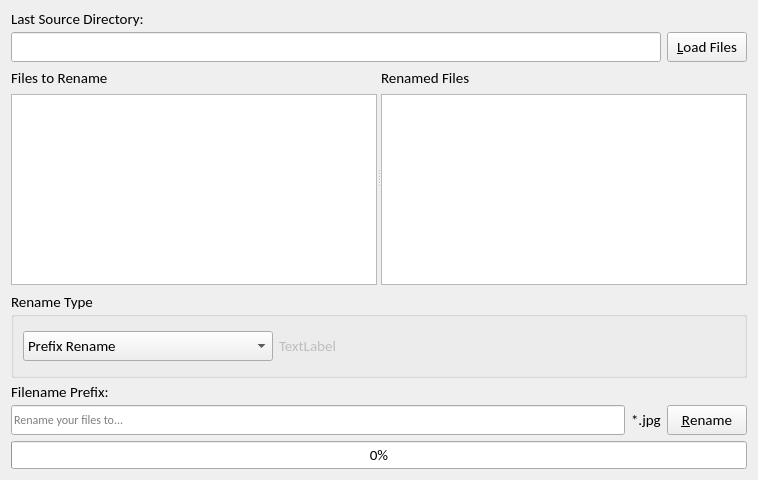
<?xml version="1.0" encoding="UTF-8"?>
<ui version="4.0">
 <class>Window</class>
 <widget class="QWidget" name="Window">
  <property name="geometry">
   <rect>
    <x>0</x>
    <y>0</y>
    <width>758</width>
    <height>480</height>
   </rect>
  </property>
  <property name="windowTitle">
   <string>RP Renamer</string>
  </property>
  <layout class="QGridLayout" name="gridLayout">
   <item row="1" column="0" colspan="2">
    <widget class="QLineEdit" name="dirEdit">
     <property name="minimumSize">
      <size>
       <width>0</width>
       <height>30</height>
      </size>
     </property>
     <property name="maximumSize">
      <size>
       <width>16777215</width>
       <height>30</height>
      </size>
     </property>
     <property name="readOnly">
      <bool>true</bool>
     </property>
    </widget>
   </item>
   <item row="1" column="2">
    <widget class="QPushButton" name="loadFilesButton">
     <property name="minimumSize">
      <size>
       <width>0</width>
       <height>30</height>
      </size>
     </property>
     <property name="maximumSize">
      <size>
       <width>16777215</width>
       <height>30</height>
      </size>
     </property>
     <property name="font">
      <font>
       <family>Calibri</family>
       <pointsize>11</pointsize>
      </font>
     </property>
     <property name="text">
      <string>&amp;Load Files</string>
     </property>
    </widget>
   </item>
   <item row="2" column="0" colspan="3">
    <widget class="QSplitter" name="splitter">
     <property name="orientation">
      <enum>Qt::Horizontal</enum>
     </property>
     <widget class="QWidget" name="layoutWidget">
      <layout class="QVBoxLayout" name="verticalLayout">
       <item>
        <widget class="QLabel" name="label_2">
         <property name="font">
          <font>
           <family>Calibri</family>
           <pointsize>11</pointsize>
          </font>
         </property>
         <property name="text">
          <string>Files to Rename</string>
         </property>
        </widget>
       </item>
       <item>
        <widget class="QListWidget" name="srcFileList"/>
       </item>
      </layout>
     </widget>
     <widget class="QWidget" name="layoutWidget">
      <layout class="QVBoxLayout" name="verticalLayout_2">
       <item>
        <widget class="QLabel" name="label_3">
         <property name="font">
          <font>
           <family>Calibri</family>
           <pointsize>11</pointsize>
          </font>
         </property>
         <property name="text">
          <string>Renamed Files</string>
         </property>
        </widget>
       </item>
       <item>
        <widget class="QListWidget" name="dstFileList"/>
       </item>
      </layout>
     </widget>
    </widget>
   </item>
   <item row="6" column="1">
    <widget class="QLabel" name="extensionLabel">
     <property name="minimumSize">
      <size>
       <width>0</width>
       <height>30</height>
      </size>
     </property>
     <property name="maximumSize">
      <size>
       <width>16777215</width>
       <height>30</height>
      </size>
     </property>
     <property name="font">
      <font>
       <family>Calibri</family>
       <pointsize>11</pointsize>
      </font>
     </property>
     <property name="text">
      <string>*.jpg</string>
     </property>
    </widget>
   </item>
   <item row="6" column="0">
    <widget class="QLineEdit" name="prefixEdit">
     <property name="minimumSize">
      <size>
       <width>0</width>
       <height>30</height>
      </size>
     </property>
     <property name="maximumSize">
      <size>
       <width>16777215</width>
       <height>30</height>
      </size>
     </property>
     <property name="font">
      <font>
       <family>Calibri</family>
      </font>
     </property>
     <property name="placeholderText">
      <string>Rename your files to...</string>
     </property>
    </widget>
   </item>
   <item row="6" column="2">
    <widget class="QPushButton" name="renameFilesButton">
     <property name="minimumSize">
      <size>
       <width>0</width>
       <height>30</height>
      </size>
     </property>
     <property name="maximumSize">
      <size>
       <width>16777215</width>
       <height>30</height>
      </size>
     </property>
     <property name="font">
      <font>
       <family>Calibri</family>
       <pointsize>11</pointsize>
      </font>
     </property>
     <property name="text">
      <string>&amp;Rename</string>
     </property>
    </widget>
   </item>
   <item row="7" column="0" colspan="3">
    <widget class="QProgressBar" name="progressBar">
     <property name="font">
      <font>
       <family>Calibri</family>
       <pointsize>11</pointsize>
      </font>
     </property>
     <property name="value">
      <number>0</number>
     </property>
    </widget>
   </item>
   <item row="0" column="0" colspan="3">
    <widget class="QLabel" name="label">
     <property name="minimumSize">
      <size>
       <width>0</width>
       <height>15</height>
      </size>
     </property>
     <property name="maximumSize">
      <size>
       <width>16777215</width>
       <height>15</height>
      </size>
     </property>
     <property name="font">
      <font>
       <family>Calibri</family>
       <pointsize>11</pointsize>
      </font>
     </property>
     <property name="text">
      <string>Last Source Directory:</string>
     </property>
    </widget>
   </item>
   <item row="4" column="0" colspan="3">
    <widget class="QGroupBox" name="groupBox">
     <property name="minimumSize">
      <size>
       <width>0</width>
       <height>87</height>
      </size>
     </property>
     <property name="maximumSize">
      <size>
       <width>16777215</width>
       <height>87</height>
      </size>
     </property>
     <property name="font">
      <font>
       <family>Calibri</family>
       <pointsize>11</pointsize>
      </font>
     </property>
     <property name="title">
      <string>Rename Type</string>
     </property>
     <layout class="QGridLayout" name="gridLayout_2">
      <item row="0" column="0">
       <widget class="QComboBox" name="renameTypeBox">
        <property name="sizePolicy">
         <sizepolicy hsizetype="Expanding" vsizetype="Fixed">
          <horstretch>0</horstretch>
          <verstretch>0</verstretch>
         </sizepolicy>
        </property>
        <property name="minimumSize">
         <size>
          <width>250</width>
          <height>30</height>
         </size>
        </property>
        <property name="maximumSize">
         <size>
          <width>250</width>
          <height>30</height>
         </size>
        </property>
        <property name="sizeIncrement">
         <size>
          <width>0</width>
          <height>0</height>
         </size>
        </property>
        <property name="font">
         <font>
          <family>Calibri</family>
          <pointsize>11</pointsize>
          <weight>50</weight>
          <bold>false</bold>
         </font>
        </property>
        <item>
         <property name="text">
          <string>Prefix Rename</string>
         </property>
        </item>
        <item>
         <property name="text">
          <string>Just Add Prefix</string>
         </property>
        </item>
        <item>
         <property name="text">
          <string>Upper Case</string>
         </property>
        </item>
       </widget>
      </item>
      <item row="0" column="1">
       <widget class="QLabel" name="renameTypeLabel">
        <property name="enabled">
         <bool>false</bool>
        </property>
        <property name="sizePolicy">
         <sizepolicy hsizetype="Expanding" vsizetype="Preferred">
          <horstretch>0</horstretch>
          <verstretch>0</verstretch>
         </sizepolicy>
        </property>
        <property name="minimumSize">
         <size>
          <width>400</width>
          <height>30</height>
         </size>
        </property>
        <property name="maximumSize">
         <size>
          <width>16777215</width>
          <height>30</height>
         </size>
        </property>
        <property name="font">
         <font>
          <family>Calibri</family>
          <pointsize>11</pointsize>
          <weight>50</weight>
          <bold>false</bold>
         </font>
        </property>
        <property name="text">
         <string>TextLabel</string>
        </property>
       </widget>
      </item>
      <item row="0" column="2">
       <spacer name="horizontalSpacer_1">
        <property name="orientation">
         <enum>Qt::Horizontal</enum>
        </property>
        <property name="sizeHint" stdset="0">
         <size>
          <width>45</width>
          <height>20</height>
         </size>
        </property>
       </spacer>
      </item>
     </layout>
    </widget>
   </item>
   <item row="5" column="0">
    <widget class="QLabel" name="label_4">
     <property name="minimumSize">
      <size>
       <width>0</width>
       <height>15</height>
      </size>
     </property>
     <property name="maximumSize">
      <size>
       <width>16777215</width>
       <height>15</height>
      </size>
     </property>
     <property name="font">
      <font>
       <family>Calibri</family>
       <pointsize>11</pointsize>
      </font>
     </property>
     <property name="text">
      <string>Filename Prefix:</string>
     </property>
    </widget>
   </item>
  </layout>
 </widget>
 <resources/>
 <connections/>
</ui>
